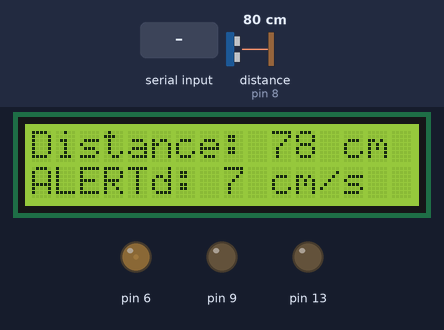
Recording of a sketch running on a simulated Arduino Uno, built with avr-gcc and run on an emulated ATmega328P. Parts: 16×2 character LCD, output pins drawn as LEDs (lit = HIGH). Wiring (inferred from the names in the program): ultrasonic range finder: trigger pin 10; echo pin 8. The inputs (shaded band) are chosen by the test bench; at power-on: distance to the obstacle (sensor on pin 8) 80 cm. The echo pulse lasts 58.3 µs per cm; pins used as bus, display or sensor lines are not drawn; what the sketch prints to the serial monitor is not drawn.

Above: at 1.2 s.
1.3 s: "N" received over Serial
At 2.9 s:
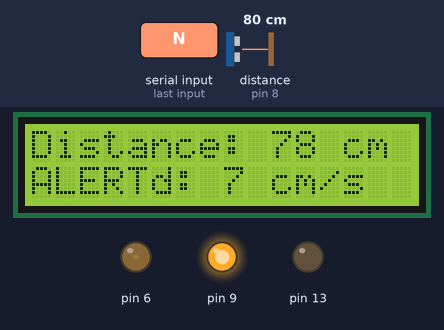
5.4 s: distance to the obstacle (sensor on pin 8) set to 120 cm
At 7.5 s:
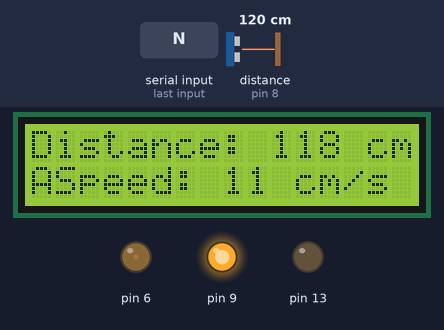
8.7 s: "F" received over Serial
At 10.4 s:
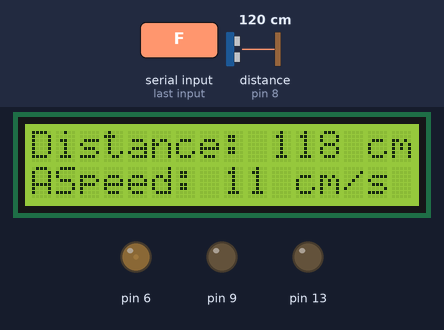
10.7 s: distance to the obstacle (sensor on pin 8) set to 2 cm
At 11.6 s:
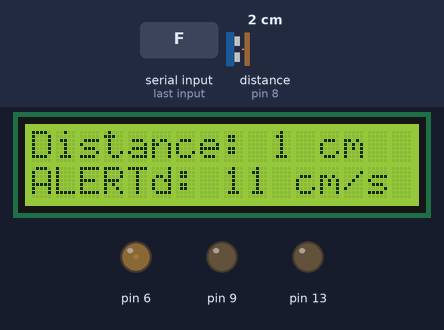
13.8 s: distance to the obstacle (sensor on pin 8) set to 18 cm
At 14.9 s:
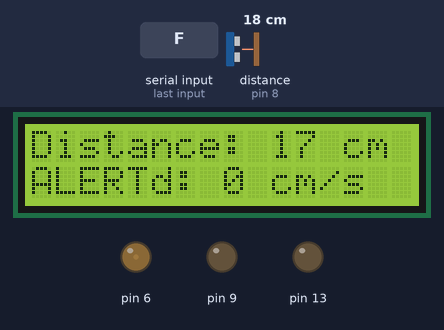
Timing chart, 0 to 16.8 s (numbered marks = the images above; inputs shaded):
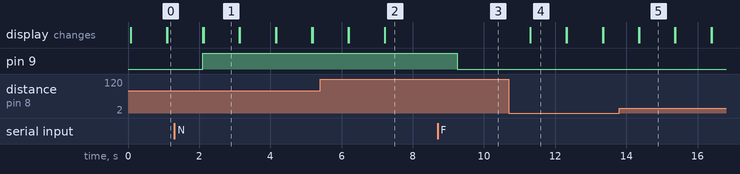

The sketch:

sensing.ino
```cpp
/*
* Ultrasonic Sensor HC-SR04 and Arduino Tutorial
*
* Crated by Dejan Nedelkovski,
* www.HowToMechatronics.com
*
*/

#include <LiquidCrystal.h> // includes the LiquidCrystal Library

LiquidCrystal lcd(12, 11, 5, 4, 3, 2); // Creates an LCD object. Parameters: (rs, enable, d4, d5, d6, d7)

char ch;
int Contrast=15;
const int trigPin = 10;
const int echoPin = 8;

long duration;
long speedcm;
int distanceCm1,distanceCm2;

void setup() {
Serial.begin(9600);
  Serial.println("LCD test with PWM contrast adjustment");
  pinMode(13,OUTPUT);
  analogWrite(6,Contrast);
  // set up the LCD's number of columns and rows:
  lcd.begin(16, 2);
pinMode(trigPin, OUTPUT);
pinMode(echoPin, INPUT);
}

void loop() {
digitalWrite(trigPin, LOW);
delayMicroseconds(10);

digitalWrite(trigPin, HIGH);
delayMicroseconds(10);
digitalWrite(trigPin, LOW);

duration = pulseIn(echoPin, HIGH);
distanceCm1=duration*0.034/2;

lcd.setCursor(0,0); // Sets the location at which subsequent text written to the LCD will be displayed
lcd.print("Distance: "); // Prints string "Distance" on the LCD
lcd.print(distanceCm1);// Prints the distance value from the sensor
lcd.print(" cm  ");
if (distanceCm1<100)
 {
  lcd.setCursor(0,1);
  lcd.print("ALERT");
 }
delay(10);

duration = pulseIn(echoPin, HIGH);
distanceCm2=duration*0.034/2;

speedcm=  (distanceCm1-distanceCm2)/10;
lcd.setCursor(1,1); //ts the location at which subsequent text written to the LCD will be displayed
lcd.print("Speed: ");//ts string "Distance" on the LCD
Serial.println(speedcm);
lcd.print(speedcm);//s the distance value from the sensor
lcd.print(" cm/s  ");


}
void serialEvent()
{
     if (Serial.available())
  {
    ch= Serial.read();
    if(ch=='A' && Contrast<255)
    {
      Contrast=Contrast+1;
    }
    if(ch=='B' && Contrast>0)
    {
      Contrast=Contrast-1;
    }
        if(ch=='N')
    {
      analogWrite(9,28836);
    }
       if(ch=='F')
    {
      analogWrite(9,0);
    }
    analogWrite(6,Contrast);
    Serial.println("Current contrast");
    Serial.println(Contrast);
  }
}
```

Measured:
- after the input at 1.3 s, pin 9: LOW → HIGH after 0.80 s
- after the input at 5.4 s, the display: first differs from a run without the input after 0.81 s (image 2 shows a later state)
- after the input at 8.7 s, pin 9: HIGH → LOW after 0.56 s
- after the input at 10.7 s, the display: changes after 0.60 s (image 4)
- after the input at 13.8 s, the display: first differs from a run without the input after 0.56 s (image 5)
- what the display in image 1 shows lasts 1.0 s, from 2.1 s to 3.1 s
